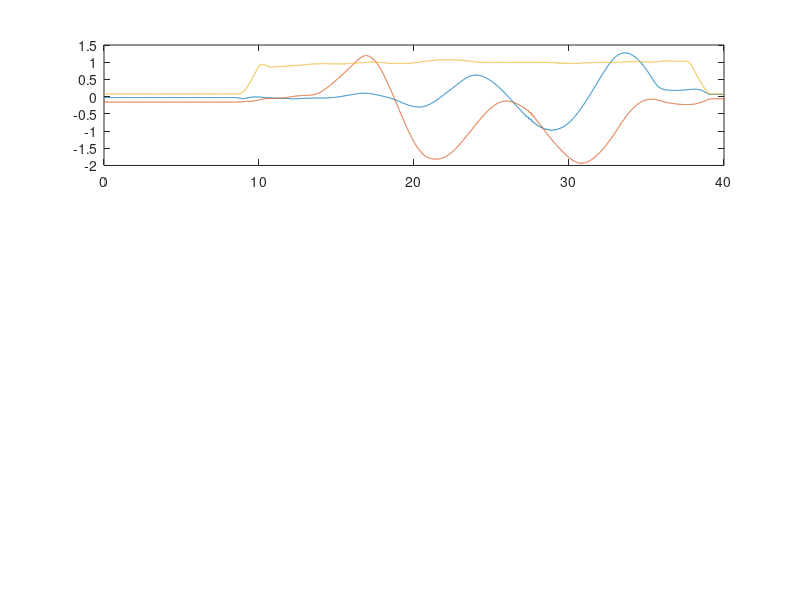

Write the MATLAB code that produced this figure. (Note: this script raises an error after producing the figure.)
%% Initialization
clear;
close all;
clc;


%% Load quaternion data
% % Retrieve bag file
% cd ~/.ros;
% bag = rosbag("ardrone2_exp_2020-07-24_3.bag");
% cd ~/ardrone2_ws/src/ardrone2_dem/dem/matlab;
% 
% % Select topics that need to be stored
% % Controller signal topics
% topics.cmdVel = 0;
% 
% % Simulation/flight data topics
% topics.modelInput = 0;
% topics.gazeboModelStates = 0;
% topics.optitrack = 1;
% topics.ardroneImu = 0;
% topics.ardroneNav = 0;
% topics.ardroneOdom = 0;
% topics.rotorsMotorSpeed = 0;
% 
% % Set time interval with respect to start of rosbag recording
% time = [140,180];
% 
% 
% %% Get data
% topicsOut = storeBagdata(bag,topics,time);
% 
% if topics.optitrack
%     optitrackStampTime  = topicsOut.optitrack.stampTime;
%     optitrackPos        = topicsOut.optitrack.pos;
%     optitrackOrientQuat = topicsOut.optitrack.orient;
% end
% optitrackStampTime = optitrackStampTime - optitrackStampTime(1);
% 
% 
% %% Convert to Euler angles
% optitrackOrient = quat2EulAndWrap(optitrackOrientQuat,0);
% 
% 
% %% Save data for code speedup
% save('checkOptitrackAnglesExp7_24_3.mat',...
%      'optitrackStampTime','optitrackPos','optitrackOrient');
% 
% 
%% Load data for code speedup
load checkOptitrackAnglesExp7_24_3.mat;


%% Correct angle data
% phi_c = -theta_i
optitrackOrientC(1,:) = -optitrackOrient(2,:);

% theta_c = phi_i
optitrackOrientC(2,:) = optitrackOrient(1,:);

% psi_c psi_i + pi/2
optitrackOrientC(3,:) = optitrackOrient(3,:) + pi/2;

% Zero angle data
optitrackOrientC = optitrackOrientC - optitrackOrientC(:,1);


%% Plot
figure('Name','Position and orientation');
subplot(3,1,1);
plot(optitrackStampTime,optitrackPos(1,:));
hold on;
plot(optitrackStampTime,optitrackPos(2,:));
plot(optitrackStampTime,optitrackPos(3,:));
yline(0);
legend('x','y','z','0 ref');

% figure('Name','Original orientation');
subplot(3,1,2);
plot(optitrackStampTime,optitrackOrient(1,:));
hold on;
plot(optitrackStampTime,optitrackOrient(2,:));
plot(optitrackStampTime,optitrackOrient(3,:));
yline(0);
legend('\phi_i','\theta_i','\psi_i','0 ref');

% figure('Name','Corrected orientation');
subplot(3,1,3);
plot(optitrackStampTime,optitrackOrientC(1,:));
hold on;
plot(optitrackStampTime,optitrackOrientC(2,:));
plot(optitrackStampTime,optitrackOrientC(3,:));
yline(0);
legend('\phi_c','\theta_c','\psi_c','0 ref');
